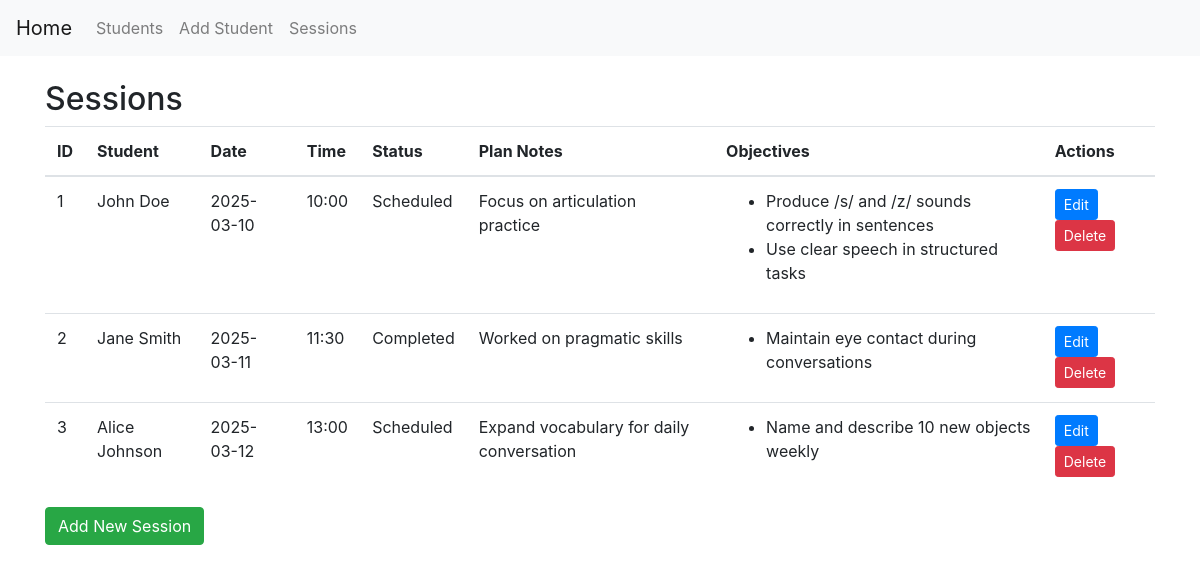
Page /sessions on the committed database.
### models.py (models this page shows)
class Session(db.Model):
    __tablename__ = 'session'
    session_id = db.Column(db.Integer, primary_key=True)
    student_id = db.Column(db.Integer, db.ForeignKey('student.student_id'), nullable=False)
    date_of_session = db.Column(db.Date, nullable=False)
    time_of_session = db.Column(db.Time, nullable=False)
    status = db.Column(db.String(255))
    plan_notes = db.Column(db.Text)
    objectives = db.relationship('Objective', secondary=session_objectives_association, back_populates='sessions')

class Student(db.Model):
    __tablename__ = 'student'
    student_id = db.Column(db.Integer, primary_key=True)
    first_name = db.Column(db.String(255), nullable=False)
    last_name = db.Column(db.String(255), nullable=False)
    grade_level = db.Column(db.String(255))
    iep_goals = db.Column(db.Text)
    sessions = db.relationship('Session', backref='student')
    goals = db.relationship('Goal', backref='student')

class Objective(db.Model):
    __tablename__ = 'objective'
    objective_id = db.Column(db.Integer, primary_key=True)
    goal_id = db.Column(db.Integer, db.ForeignKey('goal.goal_id'), nullable=False)
    objective_description = db.Column(db.String(255), nullable=False)
    with_accuracy = db.Column(db.String(255))
    sessions = db.relationship('Session',
                               secondary=session_objectives_association,
                               primaryjoin=(objective_id == session_objectives_association.c.objective_id),
                               secondaryjoin=(session_objectives_association.c.session_id == Session.session_id),
                               back_populates='objectives'
                               )

### routes.py (the view)
@routes_bp.route('/sessions')
def sessions():
    sessions_list = Session.query.all()
    return render_template('sessions.html', sessions=sessions_list)

### templates/sessions.html
{% extends "base.html" %}
{% block content %}
  <h2>Sessions</h2>
  <table class="table">
    <thead>
      <tr>
        <th>ID</th>
        <th>Student</th>
        <th>Date</th>
        <th>Time</th>
        <th>Status</th>
        <th>Plan Notes</th>
        <th>Objectives</th>
        <th>Actions</th>  </tr>
    </thead>
    <tbody>
      {% for session in sessions %}
        <tr>
          <td>{{ session.session_id }}</td>
          <td>{{ session.student.first_name }} {{ session.student.last_name }}</td>
          <td>{{ session.date_of_session.strftime('%Y-%m-%d') }}</td>
          <td>{{ session.time_of_session.strftime('%H:%M') }}</td>
          <td>{{ session.status }}</td>
          <td>{{ session.plan_notes }}</td>
        <td>
            <ul>
            {% for objective in session.objectives %}
                <li>{{ objective.objective_description }}</li>
            {% endfor %}
            </ul>
        </td>
          <td>
            <a href="{{ url_for('routes.edit_session', session_id=session.session_id) }}" class="btn btn-primary btn-sm">Edit</a>
              <a href="{{ url_for('routes.delete_session', session_id=session.session_id) }}" class="btn btn-danger btn-sm">Delete</a>
          </td>
        </tr>
      {% endfor %}
    </tbody>
  </table>
    <a href="{{ url_for('routes.add_session') }}" class="btn btn-success">Add New Session</a>
{% endblock %}

### rows in the picture
Objective: objective_description "Produce /s/ and /z/ sounds correctly in sentences"
Objective: objective_description "Use clear speech in structured tasks"
Objective: objective_description "Maintain eye contact during conversations"
Objective: objective_description "Name and describe 10 new objects weekly"

### other values in the picture
{{ session.session_id }} "1"
{{ session.student.first_name }} "John"
{{ session.student.last_name }} "Doe"
{{ session.date_of_session.strftime('%Y-%m-%d') }} "2025-03-10"
{{ session.time_of_session.strftime('%H:%M') }} "10:00"
{{ session.status }} "Scheduled"
{{ session.plan_notes }} "Focus on articulation practice"
{{ session.session_id }} "2"
{{ session.student.first_name }} "Jane"
{{ session.student.last_name }} "Smith"
{{ session.date_of_session.strftime('%Y-%m-%d') }} "2025-03-11"
{{ session.time_of_session.strftime('%H:%M') }} "11:30"
{{ session.status }} "Completed"
{{ session.plan_notes }} "Worked on pragmatic skills"
{{ session.session_id }} "3"
